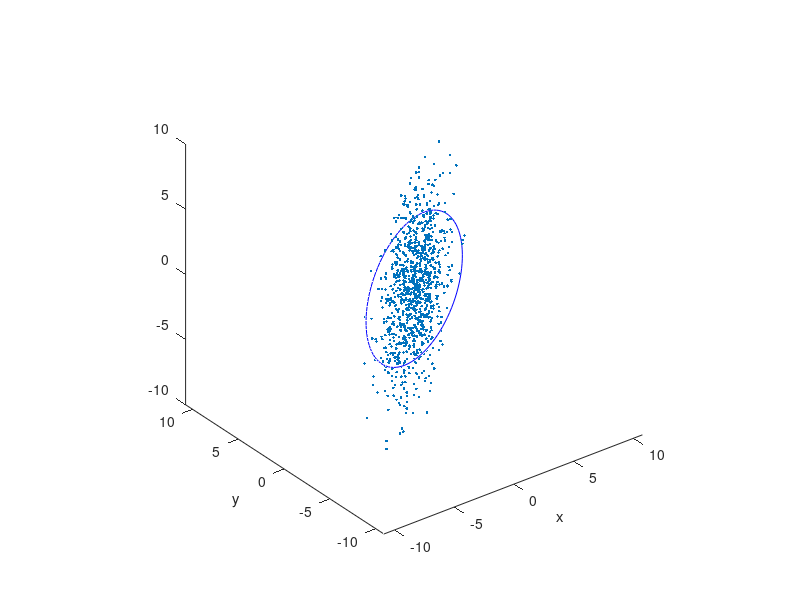

The MATLAB source for this figure:
% clear all;
% close all;
figure(3);
clf;
% Create some random data
s = [2 2 2];
x = randn(1000,1);
y1 = normrnd(s(1).*x,1);
y2 = normrnd(s(2).*x,1);
y3 = normrnd(s(3).*x,1);

data = [y1 y2 y3];
data = bsxfun(@minus, data, mean(data,1));

% Calculate the eigenvectors and eigenvalues
covariance = cov(data);

[u s v] = svd(covariance);


% Get the largest eigenvector and eigenvalue 
largest_eigenvec = v(:,1);
largest_eigenval = s(1,1);

% Get the second largest eigenvector and eigenvalue

middle_eigenvec = v(:,2);
middle_eigenval = s(2,2);

% Get the smallest eigenvector and eigenvalue

smallest_eigenvec = v(:,3);

smallest_eigenval = s(3,3);




% Calculate the angle between the x-axis and the largest eigenvector
phi12 = atan2(largest_eigenvec(2), largest_eigenvec(1));
phi13 = atan2(largest_eigenvec(3), largest_eigenvec(1));
phi23 = atan2(largest_eigenvec(3), largest_eigenvec(2));

% This angle is between -pi and pi.
% Let's shift it such that the angle is between 0 and 2pi
if(phi12 < 0)
    phi12 = phi12 + 2*pi;
end

if(phi13 < 0)
    phi13 = phi13 + 2*pi;
end

if(phi23 < 0)
    phi23 = phi23 + 2*pi;
end

% Get the coordinates of the data mean
avg = mean(data);

% Get the 95% confidence interval error ellipse
chisquare_val = 2.832;
alpha_grid = linspace(-pi,pi);
beta_grid = linspace(-pi/2,pi/2);
gamma_grid = linspace(-pi/2,pi/2);

X0=avg(1);
Y0=avg(2);
Y1=avg(3);

a=chisquare_val*sqrt(largest_eigenval);
b=chisquare_val*sqrt(middle_eigenval);
c=chisquare_val*sqrt(smallest_eigenval);

% the ellipse in x and y coordinates 
ellipse_x_r  = a*cos( alpha_grid );
ellipse_y_r  = b*sin(alpha_grid);
ellipse_z_r  = c*sin( gamma_grid );

%Projection operator on XY
% v = [largest_eigenvec middle_eigenvec smallest_eigenvec];
R12 = [cos(phi12) sin(phi12) 0; sin(phi12) -cos(phi12) 0; 0 0 0];


r_ellipse = (R12*[ellipse_x_r;ellipse_y_r;ellipse_z_r])';

% Draw the error ellipse
plot3(r_ellipse(:,1) + X0,r_ellipse(:,2) + Y0,r_ellipse(:,3) + Y1,'-b')
hold on;

% Plot the original data
plot3(data(:,1), data(:,2), data(:,3), '.');
mindata = min(min(data));
maxdata = max(max(data));
xlim([mindata-3, maxdata+3]);
ylim([mindata-3, maxdata+3]);
daspect([1 1 1]);
hold on;

% Plot the eigenvectors
% quiver3(X0, Y0, Y1, largest_eigenvec(1)*sqrt(largest_eigenval), largest_eigenvec(2)*sqrt(largest_eigenval), largest_eigenvec(3)*sqrt(largest_eigenval),'-r', 'LineWidth',2);
% quiver3(X0, Y0, Y1, smallest_eigenvec(1)*sqrt(smallest_eigenval), smallest_eigenvec(2)*sqrt(smallest_eigenval), smallest_eigenvec(3)*sqrt(smallest_eigenval),'-g', 'LineWidth',2);
% quiver3(X0, Y0, Y1, middle_eigenvec(1)*sqrt(middle_eigenval), middle_eigenvec(2)*sqrt(middle_eigenval), middle_eigenvec(3)*sqrt(middle_eigenval),'-b', 'LineWidth',2);
% hold on;

% Set the axis labels
hXLabel = xlabel('x');
hYLabel = ylabel('y');


% r_ellipse = [ellipse_x_r;ellipse_y_r;ellipse_z_r]' * R12;
% plot3(r_ellipse(:,1) + X0,r_ellipse(:,2) + Y0,r_ellipse(:,3) + Y1,'-r')
% r_ellipse = [ellipse_x_r;ellipse_y_r;ellipse_z_r]' * R13;
% plot3(r_ellipse(:,1) + X0,r_ellipse(:,2) + Y0,r_ellipse(:,3) + Y1,'-g')
% r_ellipse = [ellipse_x_r;ellipse_y_r;ellipse_z_r]' * R23;
% plot3(r_ellipse(:,1) + X0,r_ellipse(:,2) + Y0,r_ellipse(:,3) + Y1,'-b')
% daspect([1 1 1]);


% For a specific level of standard deviation, scale the covariance matrix:
% 
% STD = 2;                     %# 2 standard deviations
% conf = 2*normcdf(STD)-1;     %# covers around 95% of population
% scale = chi2inv(conf,2);     %# inverse chi-squared with dof=#dimensions
% 
% Cov = cov(X0) * scale;
% [V D] = eig(Cov);

